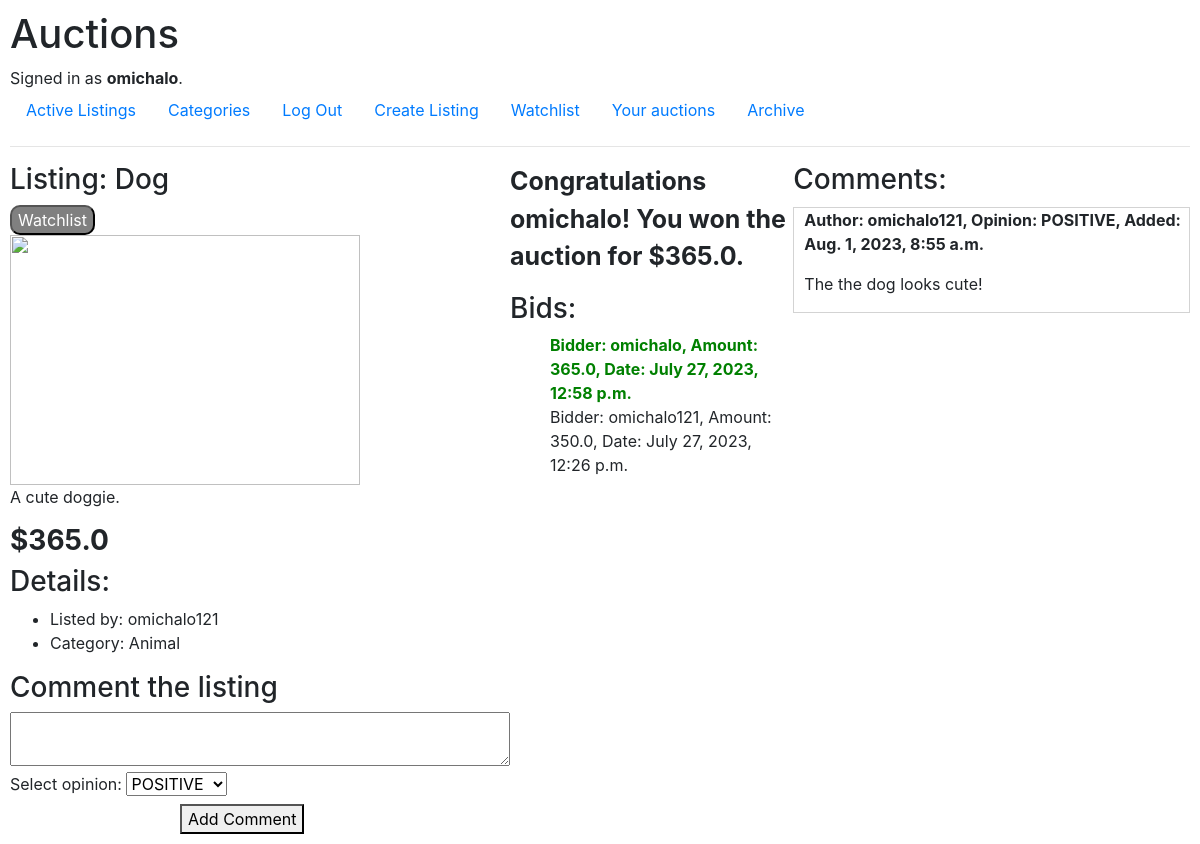
/listing/2 (signed in), run on the app's committed database.
### auctions/models.py (models this page shows)
class User(AbstractUser):
    watchlist = models.ManyToManyField('Listing', related_name="watchers", blank=True)

class Listing(models.Model):
    id = models.AutoField(primary_key=True)
    title = models.CharField(max_length=100)
    price = models.FloatField()
    active = models.CharField(max_length=1, default='Y')
    img = models.CharField(max_length=255)
    added = models.DateTimeField(auto_now_add=True)
    expires = models.DateTimeField()
    seller = models.ForeignKey(User, on_delete=models.CASCADE, related_name="listed_items")
    description = models.TextField()
    winner = models.CharField(max_length=50, default='null')
    CATEGORY_CHOICES = [
         ('N', 'None'),
         ('AN', 'Animal'),
         ('HS', 'House'),
         ('S', 'Sport'),
         ('HB', 'Hobby'),
         ('E', 'Electronics'),
         ('F', 'Food'),
         ('A', 'Art'),
         ('AM', 'Automobile'),
    ]
    category = models.CharField(max_length=13, choices=CATEGORY_CHOICES, default='N')

class Bid(models.Model):
    item = models.ForeignKey(Listing, on_delete=models.CASCADE, related_name="bids")
    amount = models.FloatField()
    lost = models.CharField(max_length=1, default='N')
    bidder = models.ForeignKey(User, on_delete=models.CASCADE, related_name="bids_placed")
    timestamp = models.DateTimeField(auto_now_add=True)

class Comment(models.Model):
    date = models.DateTimeField(auto_now_add=True)
    author = models.ForeignKey(User, on_delete=models.CASCADE)
    comment = models.TextField(max_length=500)
    upvotes = models.IntegerField(default=0)
    downvotes = models.IntegerField(default=0)
    OPINION_CHOICES = [
        ('P', 'POSITIVE'),
        ('N', 'NEGATIVE'),
        ('NE', 'NEUTRAL'),
    ]
    opinion = models.CharField(max_length=2, choices=OPINION_CHOICES, default='NE')
    listing = models.ForeignKey(Listing, on_delete=models.CASCADE, related_name="comments", default=None, null=True)

### auctions/views.py (the view)
# urls.py: path("listing/<int:id>", views.listing, name="listing"),
def listing(request, id):
    listing = get_object_or_404(Listing, id=id)
    bids = listing.bids.all().order_by('-timestamp')
    comments = listing.comments.all().order_by('-date')
    return render(request, "auctions/listing.html", {
        "listing": listing,
        "bids": bids,
        "choices": Comment.OPINION_CHOICES,
        "comments": comments
    })

### auctions/templates/auctions/listing.html (shortened to what this page needs)
{% extends "auctions/layout.html" %}
{% block body %}
        <div style="display: flex; flex-direction: row;">
            <div style="width: 700px;">
                <h3>Listing: {{ listing.title }}</h3>
                {% if user.is_authenticated %}
                    <form method="POST" action="{% url 'watch' %}">
                        <button style="background-color: gray; border-radius: 10px; color: white;" type="submit">Watchlist</button>
                    </form>
                {% endif %}
                {% if listing.img %}
                    <img style="width: 350px; height: 250px;" src="{{ listing.img }}"><br>
                {% endif %}
                {% if listing.description %}
                    {{ listing.description }}<br>
                {% else %}
                    No description provided by user<br>
                {% endif %}
                <h3 style="font-weight: bold; font-size: 28px; margin-top: 15px;">${{ listing.price }}</h3>
                <h3>Details:<br></h3>
                <ul>
                    <li>Listed by: {{ listing.seller }}</li>
                    <li>Category:
                        {% if listing.category %}
                            {{ listing.get_category_display }}
                        {% else %}
                            No Category Listed.
                        {% endif %}
                    </li>
                </ul>
                {% if user.is_authenticated %}
                <h3>Comment the listing</h3>
                <form method="POST" action="{% url 'comment' %}">
                    <textarea style="width: 500px;" required name="text"></textarea>
                    <div style="display: inline-block;">
                        <label for="opinion">Select opinion:</label>
                        <select name="opinion" id="opinion">
                            {% for choice in choices %}
                                <option value="{{ choice.0 }}">{{ choice.1 }}</option>
                            {% endfor %}
                        </select>
                        <button type="submit" style="margin-left: 170px;">Add Comment</button>
                    </div>
                </form>
                {% endif %}
            </div>
            <div style="width: 500px;">
                {% if listing.active == 'N' and listing.winner == user.username %}
                    <p style="font-size: 25px; font-weight: bold;">
                        Congratulations {{ listing.winner }}! You won the auction for
                        ${{ listing.price }}.
                    </p>
                {% elif listing.active == 'N' %}
                    <p style="font-size: 25px; font-weight: bold;">
                        The auction has ended. The winner is {{ listing.winner }}.
                        Final price: ${{ listing.price }}
                    </p>
                {% endif %}
                <h3>Bids: </h3>
                {% if bids %}
                    <ul style="list-style-type: none;">
                        {% for bid in bids %}
                        <li {% if forloop.first %}style="color: green; font-weight: bold;"{% endif %}>
                            Bidder: {{ bid.bidder }}, Amount: {{ bid.amount }}, Date: {{ bid.timestamp }}
                        </li>
                        {% endfor %}
                    </ul>
                {% else %}
                    Currently no bids.
                {% endif %}
            </div>
            <div style="width: 700px;">
                {% if comments %}
                    <h3>Comments: </h3>
                    {% for comment in comments %}
                        <div style="border: 1px solid lightgray; border-radius; 5px; margin-top: 10px;">
                            <p style="margin-left: 10px; font-weight: bold;">Author: {{ comment.author.username }}, Opinion: {{ comment.get_opinion_display }}, Added: {{ comment.date }}</p>
                            <p style="margin-left: 10px;">{{ comment.comment }}</p>
                        </div>
                    {% endfor %}
                {% else %}
                    No comments yet. Be the first one to comment!
                {% endif %}
            </div>
        </div>
{% endblock %}

### auctions/templates/auctions/layout.html (shortened to what this page needs)
{% load static %}
<!DOCTYPE html>
<html lang="en">
    <head>
        <link rel="stylesheet" href="https://stackpath.bootstrapcdn.com/bootstrap/4.4.1/css/bootstrap.min.css">
        <link href="{% static 'auctions/styles.css' %}" rel="stylesheet">
    </head>
    <body>
        <h1>Auctions</h1>
        <div>
            {% if user.is_authenticated %}
                Signed in as <strong>{{ user.username }}</strong>.
            {% else %}
                Not signed in.
            {% endif %}
        </div>
        <ul class="nav">
            <li class="nav-item">
                <a class="nav-link" href="{% url 'index' %}">Active Listings</a>
            </li>
            <li class="nav-item">
                <a class="nav-link" href="{% url 'categories' %}">Categories</a>
            </li>
            {% if user.is_authenticated %}
                <li class="nav-item">
                    <a class="nav-link" href="{% url 'logout' %}">Log Out</a>
                </li>
                <li>
                    <a class="nav-link" href="{% url 'create' %}">Create Listing</a>
                </li>
                <li>
                    <a class="nav-link" href="{% url 'watchlist' %}">Watchlist</a>
                </li>
                <li>
                    <a class="nav-link" href="{% url 'auctions' %}">Your auctions</a>
                </li>
            {% endif %}
            <li class="nav-item">
                <a class="nav-link" href="{% url 'archive' %}">Archive</a>
            </li>
        </ul>
        <hr>
        {% block body %}
        {% endblock %}
    </body>
</html>

### auctions/static/auctions/styles.css (style rules this page uses)
body { padding: 10px; }

### data on the page
User: username "omichalo"
Listing: title "Dog", description "A cute doggie.", price "365.0", seller "omichalo121", category "Animal", winner "omichalo"
Bid: bidder "omichalo", amount "365.0", timestamp "July 27, 2023, 12:58 p.m."
Bid: bidder "omichalo121", amount "350.0", timestamp "July 27, 2023, 12:26 p.m."
Comment: author.username "omichalo121", opinion "POSITIVE", date "Aug. 1, 2023, 8:55 a.m.", comment "The the dog looks cute!"

### other printed values
form field opinion "POSITIVE"
